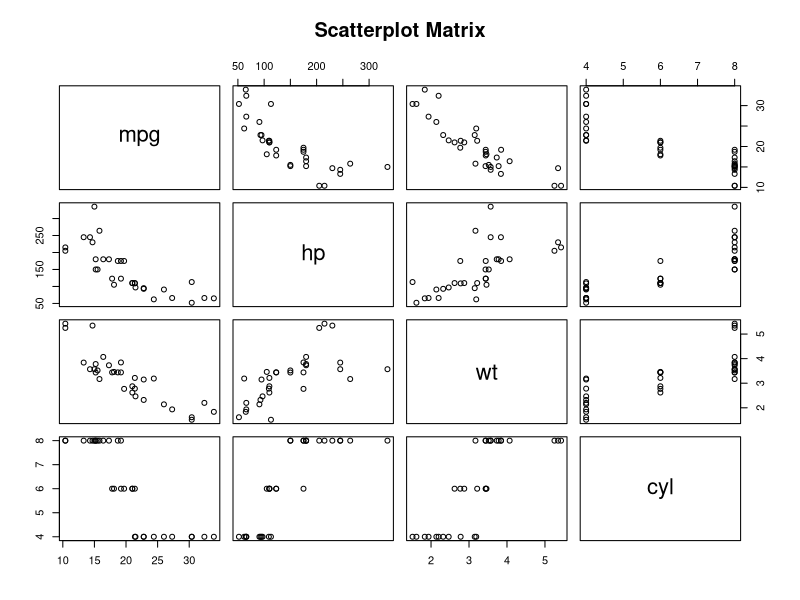
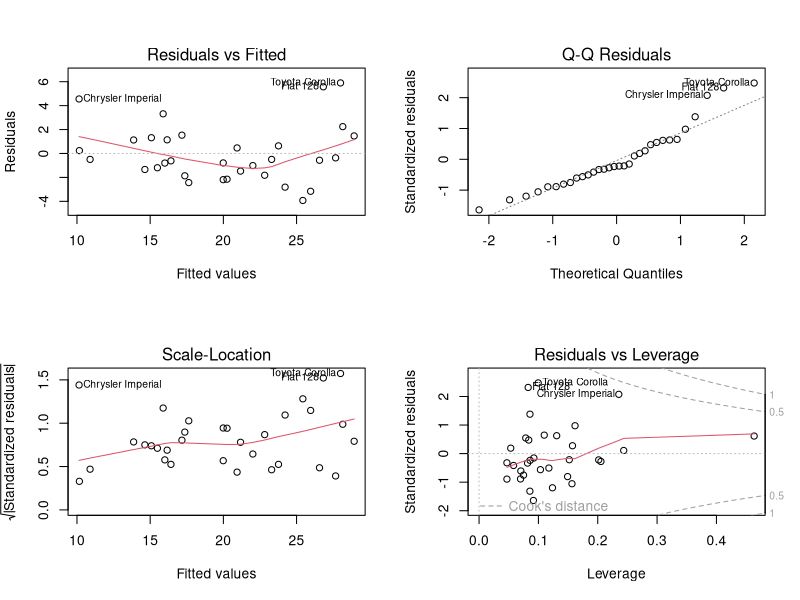

These figures' R source, in order:
## ---- chunk 1
# Load mtcars dataset
data(mtcars)

# Display the first few rows of the dataset
head(mtcars)

## ---- chunk 2

# Create a scatter plot matrix
pairs(mtcars[, c("mpg", "hp", "wt", "cyl")], main="Scatterplot Matrix")

## ---- chunk 3
# Build the linear regression model
model <- lm(mpg ~ hp + wt + cyl, data = mtcars)

# Display a summary of the model
summary(model)

## ---- chunk 4

# Create diagnostic plots
par(mfrow=c(2,2))
plot(model)

